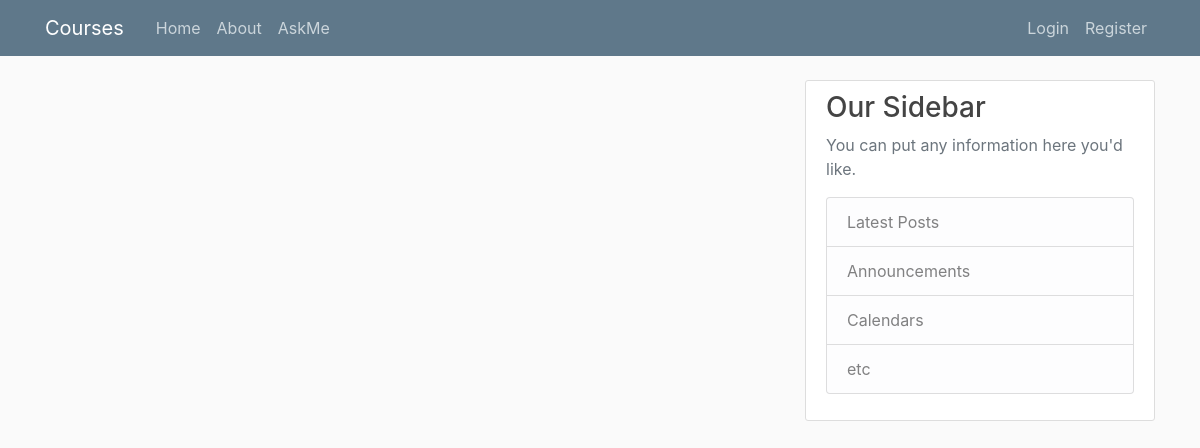
The app's page /courses/, older data.
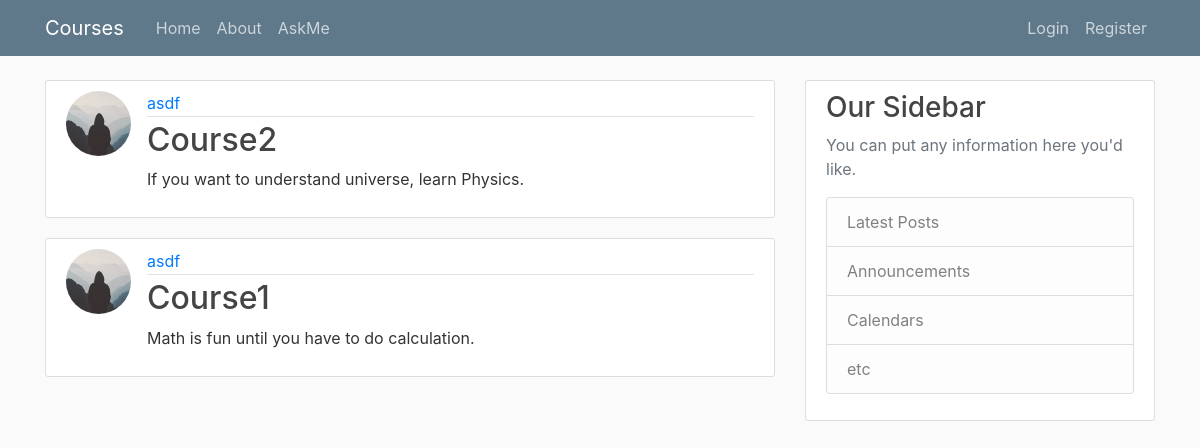
The same page, newer data.
### courses/models.py (models this page shows, shortened)
class Course(models.Model):
    title = models.CharField(max_length=100)
    content = models.TextField()
    is_applied = models.BooleanField(default=False)
    date = models.DateTimeField(default=timezone.now)
    author = models.ForeignKey(User, on_delete=models.CASCADE)

### users/models.py (models this page shows, shortened)
class Profile(models.Model):
    user = models.OneToOneField(User, on_delete=models.CASCADE)
    image = models.ImageField(default='default.jpg', upload_to='profile_pics')

### courses/views.py (the view)
# urls.py: path('courses/', CoursesListView.as_view(), name='courses-home'),
class CoursesListView(ListView):
    model = Course
    template_name = 'courses/home.html'  # <app>/<model>_<viewtype>.html
    context_object_name = 'courses'
    ordering = ['-date']

### courses/templates/courses/home.html
{% extends "courses/base.html" %}
{% block content %}
    {% for course in courses %}
        <article class="media content-section">
          <img class="rounded-circle article-img" src="{{ course.author.profile.image.url }}">
          <div class="media-body">
            <div class="article-metadata">
              <a class="mr-2" href="#">{{ course.author }}</a>
            </div>
            <h2><a class="article-title" href="{% url 'courses-detail' course.id %}">{{ course.title }}</a></h2>
            <p class="article-content">{{ course.content }}</p>
          </div>
        </article>
    {% endfor %}
{% endblock content %}

### courses/templates/courses/base.html (shortened to what this page needs)
{% load static %}
<!DOCTYPE html>
<html>
<head>
    <link rel="stylesheet" href="https://maxcdn.bootstrapcdn.com/bootstrap/4.0.0/css/bootstrap.min.css">
    <link rel="stylesheet" type="text/css" href="{% static 'courses/main.css' %}">
</head>
<body>
    <header class="site-header">
      <nav class="navbar navbar-expand-md navbar-dark bg-steel fixed-top">
        <div class="container">
          <a class="navbar-brand mr-4" href="{% url 'courses-home' %}">Courses</a>
          <div class="collapse navbar-collapse" id="navbarToggle">
            <div class="navbar-nav mr-auto">
              <a class="nav-item nav-link" href="{% url 'classroom-home' %}">Home</a>
              <a class="nav-item nav-link" href="{% url 'courses-about' %}">About</a>
              <a class="nav-item nav-link" href="{% url 'doubts-home' %}">AskMe</a>
            </div>
            <div class="navbar-nav">
              {% if user.is_authenticated %}
                <a class="nav-item nav-link" href="{% url 'courses-create' %}">New Course</a>
                <a class="nav-item nav-link" href="{% url 'profile' %}">Profile</a>
                <a class="nav-item nav-link" href="{% url 'logout' %}">Logout</a>
              {% else %}
                <a class="nav-item nav-link" href="{% url 'login' %}">Login</a>
                <a class="nav-item nav-link" href="{% url 'register' %}">Register</a>
              {% endif %}
            </div>
          </div>
        </div>
      </nav>
    </header>
    <main role="main" class="container">
      <div class="row">
        <div class="col-md-8">
          {% block content %}{% endblock %}
        </div>
        <div class="col-md-4">
          <div class="content-section">
            <h3>Our Sidebar</h3>
            <p class='text-muted'>You can put any information here you'd like.
              <ul class="list-group">
                <li class="list-group-item list-group-item-light">Latest Posts</li>
                <li class="list-group-item list-group-item-light">Announcements</li>
                <li class="list-group-item list-group-item-light">Calendars</li>
                <li class="list-group-item list-group-item-light">etc</li>
              </ul>
            </p>
          </div>
        </div>
      </div>
    </main>
</body>
</html>

### courses/static/courses/main.css (style rules this page uses)
body { background: #fafafa; color: #333333; margin-top: 5rem; }
h1, h2, h3, h4, h5, h6 { color: #444444; }
ul { margin: 0; }
.bg-steel { background-color: #5f788a; }
.site-header .navbar-nav .nav-link { color: #cbd5db; }
.content-section { background: #ffffff; padding: 10px 20px; border: 1px solid #dddddd; border-radius: 3px; margin-bottom: 20px; }
.article-title { color: #444444; }
.article-content { white-space: pre-line; }
.article-img { height: 65px; width: 65px; margin-right: 16px; }
.article-metadata { padding-bottom: 1px; margin-bottom: 4px; border-bottom: 1px solid #e3e3e3 }

Row changes from the older to the newer data that the page shows:
added Course: author.profile.image (placeholder picture), author "asdf", title "Course2", content "If you want to understand universe, learn Physics."
added Course: author.profile.image (placeholder picture), author "asdf", title "Course1", content "Math is fun until you have to do calculation."
